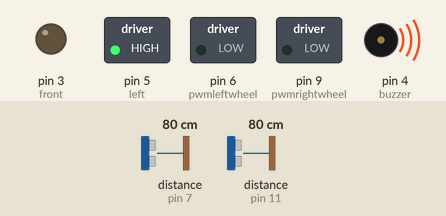
This sketch was run on a simulated Arduino Uno, built with avr-gcc and run on an emulated ATmega328P. Shown: switched loads named in the sketch (green lamp = pin HIGH), output pins drawn as LEDs (lit = HIGH), buzzer (waves = sounding, pin HIGH). The inputs (shaded band) are chosen by the test bench; at power-on: distance to the obstacle (sensors on pin 7, pin 11) 80 cm. The echo pulse lasts 58.3 µs per cm; what the sketch prints to the serial monitor is not drawn.

Above: at 0.4 s.
Timing chart, 0 to 1.9 s (numbered marks = the images above):
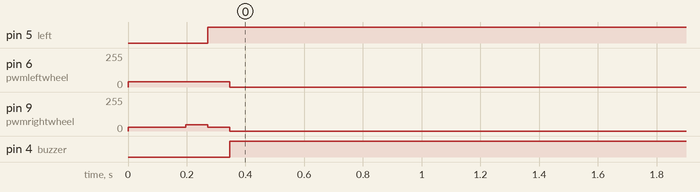

Measured:
- by itself, pin 5 (left): LOW → HIGH at 0.27 s
- by itself, pin 6 (pwmleftwheel): 40/255 → 38/255 at 0.27 s, → 0/255 0.08 s later
- by itself, pin 9 (pwmrightwheel): 30/255 → 46/255 at 0.20 s, → 27/255 0.08 s later, → 0/255 0.08 s later
- by itself, pin 4 (buzzer): LOW → HIGH at 0.35 s

The sketch:

PathFinderRobot.ino
```cpp
// ---------------------------------------------------------------------------
// Example NewPing library sketch that pings 3 sensors 20 times a second.
// ---------------------------------------------------------------------------

#include <NewPing.h>

#define SONAR_NUM 2      // Number of sensors.
#define MAX_DISTANCE 200 // Maximum distance (in cm) to ping.
#define front 3
#define left 5
#define pwmleftwheel 6
#define pwmrightwheel 9
#define buzzer 4

NewPing sonar[SONAR_NUM] = {   // Sensor object array.
  NewPing(12, 11, MAX_DISTANCE), // Each sensor's trigger pin, echo pin, and max distance to ping.
  NewPing(8, 7, MAX_DISTANCE)
};

void setup() {
  Serial.begin(115200); // Open serial monitor at 115200 baud to see ping results.
  pinMode(front, OUTPUT);
  digitalWrite(front, LOW);
  pinMode(left, OUTPUT);
  digitalWrite(left, LOW);
  analogWrite(pwmleftwheel, 40);
  analogWrite(pwmrightwheel, 30);
}

void loop() {
  delay(75);
  for (uint8_t i = 0; i < SONAR_NUM; i++) { // Loop through each sensor and display results.
    delay(50); // Wait 50ms between pings (about 20 pings/sec). 29ms should be the shortest delay between pings.
    Serial.print(i);
    Serial.print("=");
    Serial.print(sonar[i].ping_cm());
    Serial.print("cm ");
  }

  int front_dist = sonar[0].ping_cm();
  int left_dist = sonar[1].ping_cm();
  int left_thresh = 21;
  int front_thresh = 21;

  bool front_close = (front_dist <= front_thresh) && (front_dist > 1);
  bool left_close = (left_dist <= left_thresh) && (left_dist > 1 );


  if (front_close){
    digitalWrite(front,HIGH);
    Serial.print("CLOSE111 ");
    }
  if (!front_close){
    digitalWrite(front,LOW);
    Serial.print("FAR111 ");
    }
  if (!left_close){
    digitalWrite(left,LOW);
    Serial.print("FAR");
    }
  if (left_close){
    digitalWrite(left,HIGH);
    Serial.print("CLOSE");
  }

  if(left_close && front_close){
    analogWrite(pwmleftwheel, 85);
    }

  if(left_close && !front_close){
    analogWrite(pwmleftwheel,38);
    analogWrite(pwmrightwheel, 31);
  }

  if(!left_close){
    digitalWrite(front,LOW);
    analogWrite(pwmrightwheel, 46);
    digitalWrite(left,LOW);
    delay(75);
    analogWrite(pwmleftwheel, 38);
    analogWrite(pwmrightwheel, 27);
    //go straight
    digitalWrite(left,HIGH);
    delay(75);
  }

  int thermoVal = analogRead(3);

  if(thermoVal > 270){
    analogWrite(pwmrightwheel, 0);
    analogWrite(pwmleftwheel, 0);
    analogWrite(buzzer, 255);
    delay(100000000);
  }

  Serial.println();
}
```
